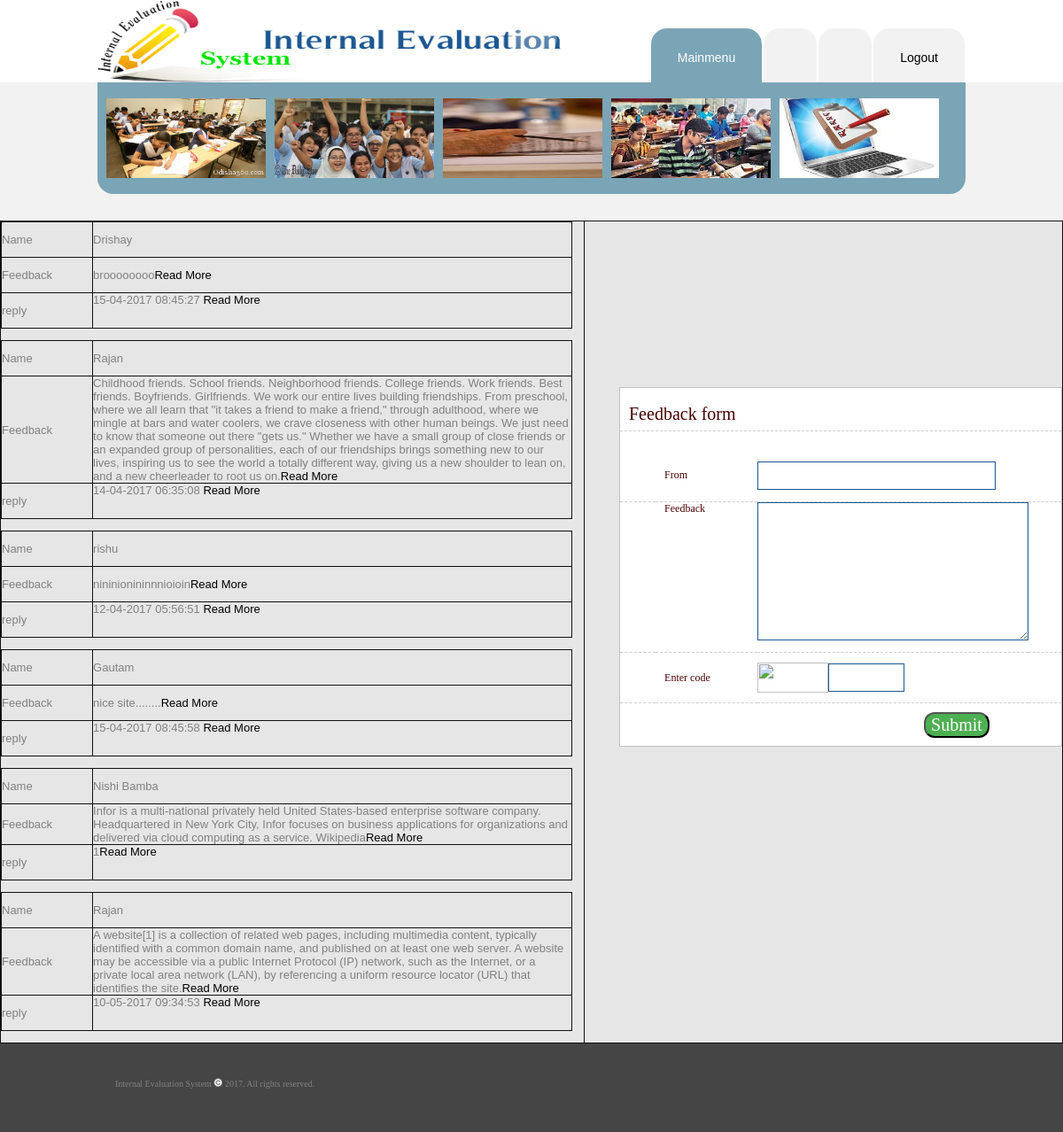
Screenshot of /danish/lol.php with the database file from the repository.
### tables this page shows
CREATE TABLE IF NOT EXISTS `feedback` (
  `feedbackid` varchar(50) NOT NULL,
  `fromuser` varchar(50) NOT NULL,
  `feedback` text NOT NULL,
  `reply` text NOT NULL,
  `dateofreply` varchar(20) NOT NULL,
  `status` varchar(1) NOT NULL DEFAULT 'T',
  `date` varchar(20) NOT NULL
);

### danish/lol.php (the view, shortened to what this page needs)
<?php
 $con=new mysqli("localhost","root","","eproject") or die("Database connectin is not established");
    $q="select * from feedback";
$qry=mysqli_query($con,$q);
include("admintop.php");
    ?>
<form action="ffeedback.php" method="post">
<div align="left">
  <table border="1" cellpadding="0" cellspacing="0" style="border-collapse: collapse" bordercolor="#111111" width="100%" height="534" align="left">
    <tr>
      <td width="55%" height="534" align="left" valign="top">
       <?php
    while($res=mysqli_fetch_row($qry))
    {
    ?>
      <table border="1" cellpadding="0" cellspacing="0" style="border-collapse: collapse" bordercolor="#111111" width="98%" height="39">
        <tr>
          <td width="16%" height="39">Name</td>
          <td width="184%" height="39"><?=$res[1]?></td>
        </tr>
        <tr>
          <td width="16%" height="39">Feedback</td>
          <td width="184%" height="39"><?=$res[2]?><a href="viewfd.php">Read More</a></td>
        </tr>
        <tr>
          <td width="16%" height="39">reply</td>
          <td width="184%" height="39" valign="baseline"><?=$res[4]?><a href="viewfd.php">Read More</a></td>
        </tr>
      </table>
        <?php
      }
      ?>
      </td>
      <td width="45%" height="534" align="right" valign="top">
       <table border="1" cellpadding="0" cellspacing="0" style="border-collapse: collapse" bordercolor="#111111" width="75%" height="187">
        <tr>
<div align="center">
          <center>
          <table border="0" cellpadding="0" cellspacing="0" width="69%" height="225" class="tab">
            <tr>
              <td width="118%" colspan="5" height="38" class="title" id="border_bottom">
              Feedback form</td>
            </tr>
            <tr>
              <td width="100%" colspan="5" height="20" class="msg"><center><?=$error?></center></td>
            </tr>
            <tr>
              <td width="1%" height="59" id="border_bottom">&nbsp;</td>
              <td width="31%" height="59" class="labels" id="border_bottom">
              From</td>
              <td width="59%" height="59" id="border_bottom" colspan="2">
              <input type="text" name="from" size="20" class="textbox"></td>
              <td width="27%" height="59" id="border_bottom">&nbsp;</td>
            </tr>
            <tr>
              <td width="1%" height="169" id="border_bottom">&nbsp;</td>
              <td width="31%" height="169" class="labels" id="border_bottom" valign="top">
              Feedback</td>
              <td width="59%" height="169" id="border_bottom" valign="top" colspan="2">
              <textarea rows="2" name="feed" cols="20" class="textarea"></textarea></td>
              <td width="27%" height="169" id="border_bottom">&nbsp;</td>
            </tr>
            <tr>
              <td width="1%" height="56" id="border_bottom">&nbsp;</td>
              <td width="16%" height="56" class="labels" id="border_bottom">Enter
              code</td>
              <td width="59%" height="56" id="border_bottom" colspan="2">
              <div align="left">
                <table border="0" cellpadding="0" cellspacing="0" width="62%" height="32" style="border-collapse: collapse" bordercolor="#111111">
                  <tr>
                    <td width="42%" height="32">
                    <img src="imag.php" class="capcha"> </td>
                    <td width="153%" height="32">
                    <input type="text" name="code" size="7" class="textbox1"></td>
                  </tr>
                </table>
              </div>
              </td>
              <td width="27%" height="56" id="border_bottom">&nbsp;</td>
            </tr>
            <tr>
              <td width="13%" height="48"><center>&nbsp;</center></td>
              <td width="17%" height="48">&nbsp;</td>
              <td width="31%" height="48">&nbsp;</td>
              <td width="13%" height="48">
              <input type="submit" value="Submit" name="action" class="buttons"></td>
              <td width="26%" height="48">&nbsp;</td>
            </tr>
          </table>
          </center>
        </div>        </tr>
      </table>
      </td>
    </tr>
  </table>
</div>
<?php
include("bottom.php");
?>

### danish/images/stylesheet.css (style rules this page uses)
body { margin: 0px; color: rgb(129, 129, 129); font-family: Arial, Helvetica, sans-serif; font-size: 13px; background-color: rgb(242, 242, 242); }
a { color: rgb(0, 0, 0); text-decoration: none; }
.title { font-size: 20px; color: #480000; font-family: verdana; padding-left: 10px; }
.tab { padding-top:10px; border: 1px solid #C4C0C0; width:500px; background-color:#ffffff; }
.labels { font-size: 12px; color: #480000; font-family: verdana; padding-left: 10px; }
.textbox { height:28px; width:263px; border: 1px solid #1C5792; }
.buttons { color: #ffffff; background-color: #4CAF50; font-size: 20px; border-radius: 12px; font-family:verdana; }
.textbox1 { height:28px; width:80px; border: 1px solid #1C5792; }
#border_bottom { border-bottom: 1px dashed #d0d0d0; }
.textarea { border: 1px solid #1C5792; width: 300px; height: 150px; }
.msg { color: #ff0000; font-size: 11px; font-family: Verdana; }
.capcha { height: 34px; width: 80px; }

### rows the page displays
feedback: fromuser "Drishay", feedback "broooooooo", dateofreply "15-04-2017 08:45:27"
feedback: fromuser "Rajan", feedback "Childhood friends. School friends. Neighborhood friends. College friends. Work friends. Best friends. Boyfriends. Girlfriends. We work our entire lives building friendships. From preschool, where we all learn that \"it takes a friend to make a friend,\" through adulthood, where we mingle at bars and water coolers, we crave closeness with other human beings. We just need to know that someone out there \"gets us.\" Whether we have a small group of close friends or an expanded group of personalities, each of our friendships brings something new to our lives, inspiring us to see the world a totally different way, giving us a new shoulder to lean on, and a new cheerleader to root us on.", dateofreply "14-04-2017 06:35:08"
feedback: fromuser "rishu", feedback "nininionininnnioioin", dateofreply "12-04-2017 05:56:51"
feedback: fromuser "Gautam", feedback "nice site........", dateofreply "15-04-2017 08:45:58"
feedback: fromuser "Nishi Bamba", feedback "Infor is a multi-national privately held United States-based enterprise software company. Headquartered in New York City, Infor focuses on business applications for organizations and delivered via cloud computing as a service. Wikipedia", dateofreply "1"
feedback: fromuser "Rajan", feedback "A website[1] is a collection of related web pages, including multimedia content, typically identified with a common domain name, and published on at least one web server. A website may be accessible via a public Internet Protocol (IP) network, such as the Internet, or a private local area network (LAN), by referencing a uniform resource locator (URL) that identifies the site.", dateofreply "10-05-2017 09:34:53"
